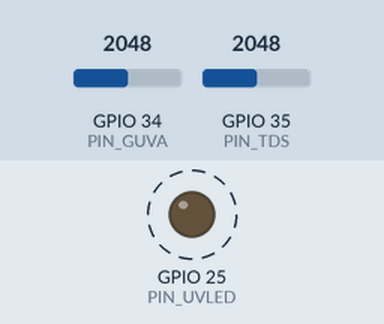
Bench run of a sketch on a simulated ESP32. Parts: output pins drawn as LEDs (lit = HIGH). Dashed ring = blinking. Inputs (shaded band) come from the test bench; at power-on: GPIO 34 (PIN_GUVA) = 2048, GPIO 35 (PIN_TDS) = 2048. WiFi joins after 1.5 s; servers stay silent unless stated; what the sketch prints to the serial monitor is not drawn.

Above: at 3.6 s.
Timing chart, 0 to 7.5 s (numbered marks = the images above):
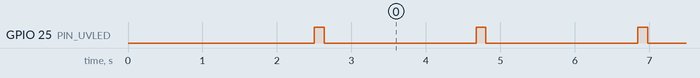

The sketch:

esp32_data_upload.ino
```cpp
#include <WiFi.h>
#include <HTTPClient.h>

// ===== WiFi details =====
const char* ssid = "crowley";
const char* password = "noodles123";

// ===== Google Apps Script Web App URL =====
String GAS_URL = "https://script.google.com/macros/s/AKfycbyqEgtDAf8OjUL-LtwEues2tNptQDEhlUDK3V2cm2RDTgtz_mrZljbkfAzcwEhPFztlVQ/exec";

// ===== UART pins for Arduino connection =====
#define RXD2 16   // ESP32 RX2 from Arduino TX
#define TXD2 17   // ESP32 TX2 to Arduino RX (not used)

// ===== Sensor pins =====
const int PIN_GUVA = 34;    // GUVA analog input
const int PIN_TDS  = 35;    // TDS analog input
const int PIN_UVLED = 25;   // UV LED control

const float VREF = 3.3;
const int ADC_MAX = 4095;
float TDS_K = 0.5;           // TDS calibration factor

// ===== Product label =====
String PRODUCT_LABEL = "Tulsi";  // Change per product or make dynamic

// ===== Function to read analog voltage =====
float readVoltage(int pin, int samples = 16) {
  unsigned long sum = 0;
  for (int i = 0; i < samples; i++) {
    sum += analogRead(pin);
    delay(2);
  }
  return (float(sum)/samples) / ADC_MAX * VREF;
}

// ===== WiFi connection =====
void connectWiFi() {
  if(WiFi.status() == WL_CONNECTED) return;

  Serial.print("Connecting to WiFi");
  WiFi.begin(ssid, password);

  int attempts = 0;
  while (WiFi.status() != WL_CONNECTED) {
    delay(500);
    Serial.print(".");
    attempts++;
    if(attempts > 30) { // 15s timeout
      Serial.println("\nFailed to connect. Restarting ESP32...");
      ESP.restart();
    }
  }
  Serial.println("\nWiFi connected! IP: " + WiFi.localIP().toString());
}

void setup() {
  Serial.begin(115200);
  Serial2.begin(9600, SERIAL_8N1, RXD2, TXD2);

  pinMode(PIN_UVLED, OUTPUT);
  digitalWrite(PIN_UVLED, LOW);

  delay(1000);
  connectWiFi();
  Serial.println("ESP32 Ready");
}

void loop() {
  connectWiFi();

  // 1️⃣ Read pH from Arduino
  String ph = "";
  if (Serial2.available()) {
    String rawPh = Serial2.readStringUntil('\n');
    rawPh.trim();

    // Extract only numeric value after "pH:"
    int index = rawPh.indexOf("pH:");
    if (index != -1) {
      ph = rawPh.substring(index + 3);
      ph.trim();
    }
  }

  // 2️⃣ Read GUVA
  digitalWrite(PIN_UVLED, HIGH);
  delay(100);
  float guvaV = readVoltage(PIN_GUVA);
  digitalWrite(PIN_UVLED, LOW);

  // 3️⃣ Read TDS
  float tdsV = readVoltage(PIN_TDS);
  float tdsPPM = tdsV * 1000 * TDS_K;

  // 4️⃣ Print to Serial Monitor
  Serial.println("---- Measurement ----");
  if (ph.length() > 0) Serial.println("pH: " + ph);
  Serial.print("GUVA Voltage: "); Serial.println(guvaV, 3);
  Serial.print("TDS: "); Serial.println(tdsPPM, 1);
  Serial.println("Label: " + PRODUCT_LABEL);

  // 5️⃣ Send to Google Sheets
  if (ph.length() > 0 && WiFi.status() == WL_CONNECTED) {
    // Encode label (spaces -> %20)
    String labelEncoded = PRODUCT_LABEL;
    labelEncoded.replace(" ", "%20");

    String url = GAS_URL + "?ph=" + ph + "&guva=" + String(guvaV,3) + "&tds=" + String(tdsPPM,1) + "&label=" + labelEncoded;
    Serial.println("Sending to URL: " + url);

    HTTPClient http;
    http.begin(url);
    int httpCode = http.GET();
    if (httpCode > 0) {
      String payload = http.getString();
      Serial.println("Server response: " + payload);
    } else {
      Serial.println("Error sending data, HTTP code: " + String(httpCode));
    }
    http.end();
  }

  delay(2000); // Sampling interval
}
```

Measured:
- by itself, GPIO 25 (PIN_UVLED): alternates HIGH for 0.13 s and LOW for 2.0 s
